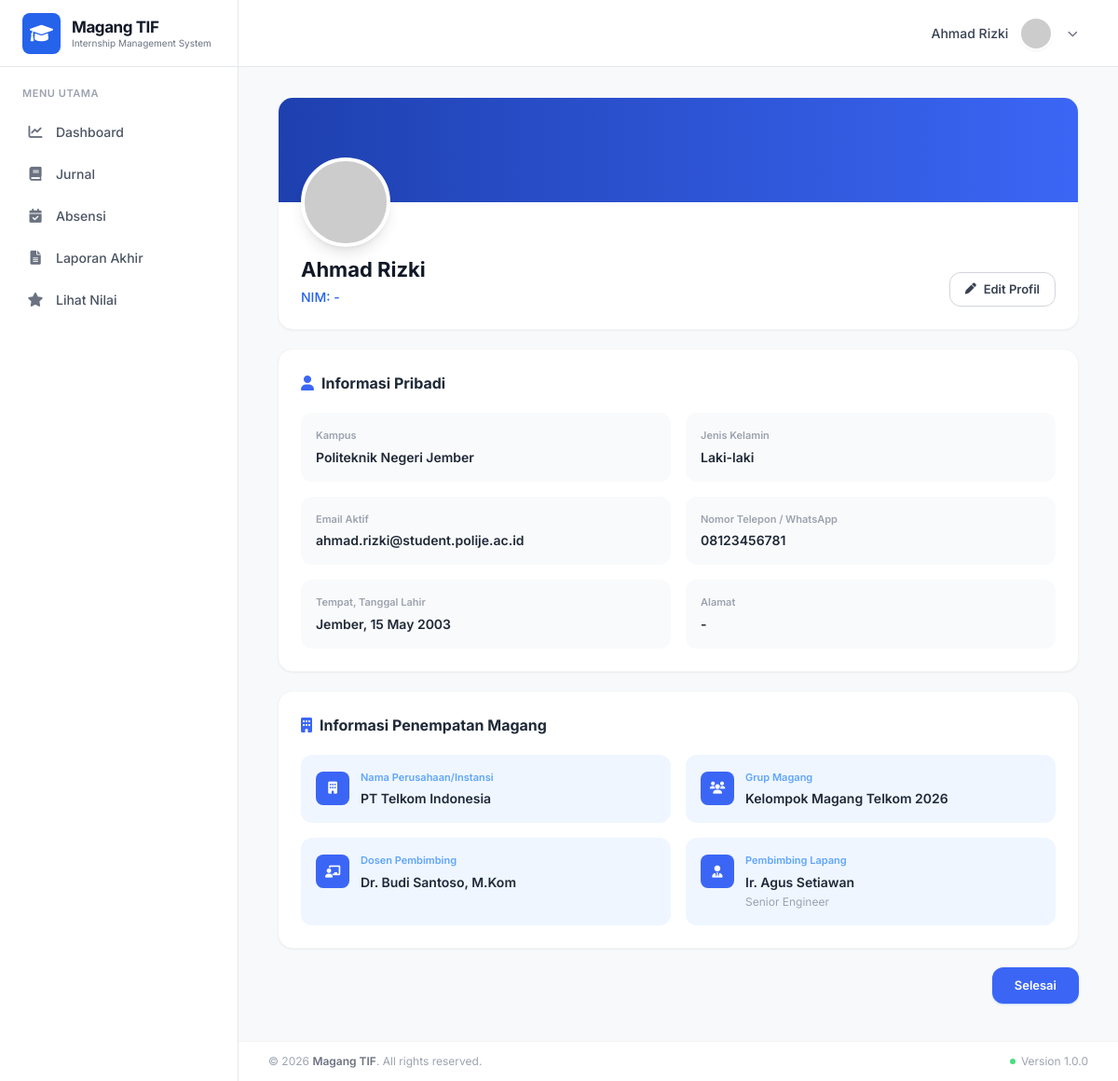
/mahasiswa/profil.php (signed in), run on the app's committed database.
### tables this page shows
CREATE TABLE `mahasiswa` (
  `id` int(11) NOT NULL,
  `user_id` int(11) DEFAULT NULL,
  `group_id` int(11) DEFAULT NULL,
  `nama` varchar(255) NOT NULL,
  `jenis_kelamin` varchar(20) DEFAULT NULL,
  `tempat_lahir` varchar(100) DEFAULT NULL,
  `tanggal_lahir` date DEFAULT NULL,
  `agama` varchar(50) DEFAULT NULL,
  `status` varchar(50) DEFAULT NULL,
  `alamat_asal` text,
  `alamat_jember` text,
  `no_ktp` varchar(20) DEFAULT NULL,
  `no_ktm` varchar(20) DEFAULT NULL,
  `no_hp` varchar(20) DEFAULT NULL,
  `golongan_darah` varchar(5) DEFAULT NULL,
  `created_at` timestamp NULL DEFAULT CURRENT_TIMESTAMP,
  `updated_at` timestamp NULL DEFAULT CURRENT_TIMESTAMP
);

CREATE TABLE `settings` (
  `id` int(11) NOT NULL,
  `nama_kampus` varchar(255) DEFAULT NULL,
  `tahun_ajaran` varchar(20) DEFAULT NULL,
  `jam_absen_masuk` time DEFAULT NULL,
  `toleransi_telat` int(11) DEFAULT NULL,
  `created_at` timestamp NULL DEFAULT CURRENT_TIMESTAMP,
  `updated_at` timestamp NULL DEFAULT CURRENT_TIMESTAMP
);

CREATE TABLE `users` (
  `id` int(11) NOT NULL,
  `role_id` int(11) DEFAULT NULL,
  `name` varchar(255) NOT NULL,
  `email` varchar(255) NOT NULL,
  `password` varchar(255) NOT NULL,
  `created_at` timestamp NULL DEFAULT CURRENT_TIMESTAMP,
  `updated_at` timestamp NULL DEFAULT CURRENT_TIMESTAMP
);

CREATE TABLE `companies` (
  `id` int(11) NOT NULL,
  `nama_perusahaan` varchar(255) NOT NULL,
  `alamat_perusahaan` text,
  `email_business` varchar(255) NOT NULL,
  `contact_person` varchar(100) DEFAULT NULL,
  `no_hp` varchar(20) DEFAULT NULL,
  `bidang_usaha` varchar(100) DEFAULT NULL,
  `status_permodalan` varchar(100) DEFAULT NULL,
  `visi` text,
  `misi` text,
  `denah_lokasi` text,
  `deskripsi_kerja` text,
  `struktur_organisasi` text,
  `latitude` decimal(10,8) DEFAULT NULL,
  `longitude` decimal(11,8) DEFAULT NULL,
  `radius` int(11) DEFAULT NULL,
  `created_at` timestamp NULL DEFAULT CURRENT_TIMESTAMP,
  `updated_at` timestamp NULL DEFAULT CURRENT_TIMESTAMP
);

CREATE TABLE `groups` (
  `id` int(11) NOT NULL,
  `name` varchar(100) NOT NULL,
  `company_id` int(11) DEFAULT NULL,
  `pembimbing_lapang_id` int(11) DEFAULT NULL,
  `dosen_pembimbing_id` int(11) DEFAULT NULL,
  `created_at` timestamp NULL DEFAULT CURRENT_TIMESTAMP,
  `updated_at` timestamp NULL DEFAULT CURRENT_TIMESTAMP
);

CREATE TABLE `dosen_pembimbing` (
  `id` int(11) NOT NULL,
  `user_id` int(11) DEFAULT NULL,
  `nama` varchar(255) NOT NULL,
  `nip` varchar(50) NOT NULL,
  `jenis_kelamin` varchar(20) DEFAULT NULL,
  `no_hp` varchar(20) DEFAULT NULL,
  `email` varchar(255) NOT NULL,
  `alamat` text,
  `created_at` timestamp NULL DEFAULT CURRENT_TIMESTAMP,
  `updated_at` timestamp NULL DEFAULT CURRENT_TIMESTAMP
);

CREATE TABLE `pembimbing_lapang` (
  `id` int(11) NOT NULL,
  `user_id` int(11) DEFAULT NULL,
  `company_id` int(11) DEFAULT NULL,
  `nama` varchar(255) NOT NULL,
  `jabatan` varchar(100) DEFAULT NULL,
  `no_hp` varchar(20) DEFAULT NULL,
  `email` varchar(255) NOT NULL,
  `created_at` timestamp NULL DEFAULT CURRENT_TIMESTAMP,
  `updated_at` timestamp NULL DEFAULT CURRENT_TIMESTAMP
);

### mahasiswa/profil.php (the view, shortened to what this page needs)
<?php
    require_once __DIR__ . '/../config/db_connect.php';
    $userId = $_SESSION['id_user'];
    $stmt = $conn->prepare("
        SELECT m.*, u.email,
               g.name as group_name,
               c.nama_perusahaan, c.alamat_perusahaan, c.bidang_usaha,
               dp.nama as dosen_nama,
               pl.nama as pl_nama, pl.jabatan as pl_jabatan,
               g.created_at as magang_mulai
        FROM mahasiswa m
        JOIN users u ON m.user_id = u.id
        LEFT JOIN `groups` g ON m.group_id = g.id
        LEFT JOIN companies c ON g.company_id = c.id
        LEFT JOIN dosen_pembimbing dp ON g.dosen_pembimbing_id = dp.id
        LEFT JOIN pembimbing_lapang pl ON g.pembimbing_lapang_id = pl.id
        WHERE m.user_id = :uid
    ");
    $stmt->execute(['uid' => $userId]);
    $profil = $stmt->fetch();
    $settings = $conn->query("SELECT nama_kampus FROM settings LIMIT 1")->fetch();
    $kampus = $settings['nama_kampus'] ?? 'Politeknik Negeri Jember';
?>
<!DOCTYPE html>
<html lang="id">
<head>
    <script src="https://cdn.tailwindcss.com"></script>
    <link href="https://cdnjs.cloudflare.com/ajax/libs/font-awesome/6.0.0/css/all.min.css" rel="stylesheet">
</head>
<body class="flex h-screen overflow-hidden text-gray-800">
    <?php include '../includes/sidebar.php'; ?>
    <div class="flex-1 flex flex-col h-screen overflow-hidden">
        <?php include '../includes/header.php'; ?>
        <main class="flex-1 overflow-y-auto p-6 md:p-8 bg-[#f8f9fa]">
            <div class="max-w-[860px] mx-auto space-y-5">
                <div class="bg-white rounded-2xl shadow-sm border border-gray-100 overflow-hidden">
                    <div class="bg-gradient-to-r from-[#1e40af] to-[#3b66f5] h-28 relative"></div>
                    <div class="px-6 pb-6 relative">
                        <div class="absolute -top-12 left-6">
                            <div class="w-24 h-24 rounded-full border-4 border-white shadow-lg bg-gray-200 overflow-hidden flex items-center justify-center">
                                <img src="https://ui-avatars.com/api/?name=<?= urlencode($profil['nama'] ?? $userName) ?>&background=3b66f5&color=fff&size=128"
                                     alt="Foto Profil" class="w-full h-full object-cover" id="avatarImg">
                            </div>
                        </div>
                        <div class="pt-14 flex items-end justify-between">
                            <div>
                                <h2 class="text-[22px] font-bold text-gray-900"><?= htmlspecialchars($profil['nama'] ?? $userName) ?></h2>
                                <p class="text-[14px] text-blue-600 font-medium mt-0.5">NIM: <?= htmlspecialchars($profil['no_ktm'] ?? '-') ?></p>
                            </div>
                            <button id="editBtn" onclick="toggleEdit()" class="flex items-center gap-2 px-4 py-2 border border-gray-300 rounded-xl text-[13px] font-semibold text-gray-700 hover:bg-gray-50 transition-colors">
                                <i class="fas fa-pen text-[12px]"></i> Edit Profil
                            </button>
                        </div>
                    </div>
                </div>
                <div class="bg-white rounded-2xl shadow-sm border border-gray-100 p-6">
                    <div class="flex items-center gap-2 mb-5">
                        <i class="fas fa-user text-[#3b66f5] text-[16px]"></i>
                        <h3 class="text-[16px] font-bold text-gray-800">Informasi Pribadi</h3>
                    </div>
                    <div id="viewMode" class="grid grid-cols-1 sm:grid-cols-2 gap-4">
                        <div class="info-card bg-gray-50 rounded-xl p-4">
                            <p class="text-[11px] font-semibold text-gray-400 mb-1">Kampus</p>
                            <p class="text-[14px] font-semibold text-gray-800"><?= htmlspecialchars($kampus) ?></p>
                        </div>
                        <div class="info-card bg-gray-50 rounded-xl p-4">
                            <p class="text-[11px] font-semibold text-gray-400 mb-1">Jenis Kelamin</p>
                            <p class="text-[14px] font-semibold text-gray-800"><?= htmlspecialchars($profil['jenis_kelamin'] ?? '-') ?></p>
                        </div>
                        <div class="info-card bg-gray-50 rounded-xl p-4">
                            <p class="text-[11px] font-semibold text-gray-400 mb-1">Email Aktif</p>
                            <p class="text-[14px] font-semibold text-gray-800"><?= htmlspecialchars($profil['email'] ?? '-') ?></p>
                        </div>
                        <div class="info-card bg-gray-50 rounded-xl p-4">
                            <p class="text-[11px] font-semibold text-gray-400 mb-1">Nomor Telepon / WhatsApp</p>
                            <p class="text-[14px] font-semibold text-gray-800"><?= htmlspecialchars($profil['no_hp'] ?? '-') ?></p>
                        </div>
                        <div class="info-card bg-gray-50 rounded-xl p-4">
                            <p class="text-[11px] font-semibold text-gray-400 mb-1">Tempat, Tanggal Lahir</p>
                            <p class="text-[14px] font-semibold text-gray-800"><?= htmlspecialchars(($profil['tempat_lahir'] ?? '-') . ', ' . ($profil['tanggal_lahir'] ? date('d M Y', strtotime($profil['tanggal_lahir'])) : '-')) ?></p>
                        </div>
                        <div class="info-card bg-gray-50 rounded-xl p-4">
                            <p class="text-[11px] font-semibold text-gray-400 mb-1">Alamat</p>
                            <p class="text-[14px] font-semibold text-gray-800"><?= htmlspecialchars($profil['alamat_asal'] ?? '-') ?></p>
                        </div>
                    </div>
                </div>
                <div class="bg-white rounded-2xl shadow-sm border border-gray-100 p-6">
                    <div class="flex items-center gap-2 mb-5">
                        <i class="fas fa-building text-[#3b66f5] text-[16px]"></i>
                        <h3 class="text-[16px] font-bold text-gray-800">Informasi Penempatan Magang</h3>
                    </div>
                    <div class="grid grid-cols-1 sm:grid-cols-2 gap-4">
                        <div class="info-card bg-blue-50 rounded-xl p-4 flex items-start gap-3">
                            <div class="w-9 h-9 rounded-lg bg-[#3b66f5] flex items-center justify-center shrink-0 mt-0.5">
                                <i class="fas fa-building text-white text-[13px]"></i>
                            </div>
                            <div>
                                <p class="text-[11px] font-semibold text-blue-400 mb-1">Nama Perusahaan/Instansi</p>
                                <p class="text-[14px] font-semibold text-gray-800"><?= htmlspecialchars($profil['nama_perusahaan'] ?? '-') ?></p>
                            </div>
                        </div>
                        <div class="info-card bg-blue-50 rounded-xl p-4 flex items-start gap-3">
                            <div class="w-9 h-9 rounded-lg bg-[#3b66f5] flex items-center justify-center shrink-0 mt-0.5">
                                <i class="fas fa-users text-white text-[13px]"></i>
                            </div>
                            <div>
                                <p class="text-[11px] font-semibold text-blue-400 mb-1">Grup Magang</p>
                                <p class="text-[14px] font-semibold text-gray-800"><?= htmlspecialchars($profil['group_name'] ?? '-') ?></p>
                            </div>
                        </div>
                        <div class="info-card bg-blue-50 rounded-xl p-4 flex items-start gap-3">
                            <div class="w-9 h-9 rounded-lg bg-[#3b66f5] flex items-center justify-center shrink-0 mt-0.5">
                                <i class="fas fa-chalkboard-teacher text-white text-[13px]"></i>
                            </div>
                            <div>
                                <p class="text-[11px] font-semibold text-blue-400 mb-1">Dosen Pembimbing</p>
                                <p class="text-[14px] font-semibold text-gray-800"><?= htmlspecialchars($profil['dosen_nama'] ?? '-') ?></p>
                            </div>
                        </div>
                        <div class="info-card bg-blue-50 rounded-xl p-4 flex items-start gap-3">
                            <div class="w-9 h-9 rounded-lg bg-[#3b66f5] flex items-center justify-center shrink-0 mt-0.5">
                                <i class="fas fa-user-tie text-white text-[13px]"></i>
                            </div>
                            <div>
                                <p class="text-[11px] font-semibold text-blue-400 mb-1">Pembimbing Lapang</p>
                                <p class="text-[14px] font-semibold text-gray-800"><?= htmlspecialchars($profil['pl_nama'] ?? '-') ?></p>
                                <?php if ($profil['pl_jabatan']): ?>
                                <p class="text-[12px] text-gray-400 mt-0.5"><?= htmlspecialchars($profil['pl_jabatan']) ?></p>
                                <?php endif; ?>
                            </div>
                        </div>
                    </div>
                </div>
                <div class="flex justify-end gap-3 pb-2">
                    <a href="dashboard.php" id="selesaiBtn" class="px-6 py-2.5 bg-[#3b66f5] hover:bg-[#2d53d4] text-white rounded-xl text-[13px] font-semibold transition-colors shadow-sm shadow-blue-200">Selesai</a>
                </div>
            </div>
        </main>
        <?php include '../includes/footer.php'; ?>
    </div>
</body>
</html>

### data on the page
mahasiswa: nama "Ahmad Rizki", no_ktm "-", jenis_kelamin "Laki-laki", user.email "ahmad.rizki@student.polije.ac.id", no_hp "08123456781", tempat_lahir+tanggal_lahir "Jember, 15 May 2003", alamat_asal "-", companies.nama_perusahaan "PT Telkom Indonesia", group.name "Kelompok Magang Telkom 2026", dosen_pembimbing.nama "Dr. Budi Santoso, M.Kom", pembimbing_lapang.nama "Ir. Agus Setiawan", pembimbing_lapang.jabatan "Senior Engineer"
settings: nama_kampus "Politeknik Negeri Jember"

### other printed values
$menu['title'] "Dashboard"
$menu['title'] "Jurnal"
$menu['title'] "Absensi"
$menu['title'] "Laporan Akhir"
$menu['title'] "Lihat Nilai"
$userName "Ahmad Rizki"
$appName "Magang TIF"
$appVersion "1.0.0"
